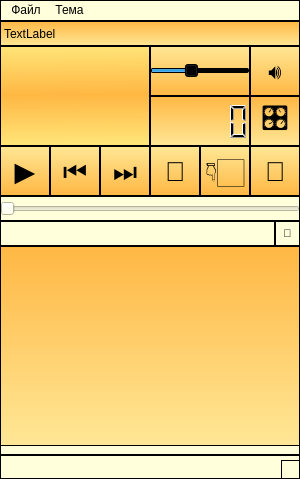
<?xml version="1.0" encoding="UTF-8"?>
<ui version="4.0">
 <class>MainWindow</class>
 <widget class="QMainWindow" name="MainWindow">
  <property name="windowModality">
   <enum>Qt::NonModal</enum>
  </property>
  <property name="geometry">
   <rect>
    <x>0</x>
    <y>0</y>
    <width>300</width>
    <height>479</height>
   </rect>
  </property>
  <property name="windowTitle">
   <string>SoundEnginePlayer (V2.0)</string>
  </property>
  <property name="statusTip">
   <string/>
  </property>
  <property name="whatsThis">
   <string/>
  </property>
  <property name="styleSheet">
   <string notr="true">border: 1px solid dark;
background-color:rgb(255, 255, 220)</string>
  </property>
  <property name="toolButtonStyle">
   <enum>Qt::ToolButtonIconOnly</enum>
  </property>
  <property name="tabShape">
   <enum>QTabWidget::Triangular</enum>
  </property>
  <property name="dockOptions">
   <set>QMainWindow::AllowTabbedDocks|QMainWindow::AnimatedDocks</set>
  </property>
  <widget class="QWidget" name="centralwidget">
   <property name="styleSheet">
    <string notr="true"/>
   </property>
   <widget class="QWidget" name="widget" native="true">
    <property name="geometry">
     <rect>
      <x>0</x>
      <y>25</y>
      <width>150</width>
      <height>100</height>
     </rect>
    </property>
    <property name="toolTip">
     <string>Графический эквалайзер</string>
    </property>
    <property name="styleSheet">
     <string notr="true">background-color: qlineargradient(spread:reflect, x1:0, y1:0, x2:0.005, y2:0.494, stop:0 rgba(255, 229, 121, 255), stop:1 rgb(255, 183, 67))</string>
    </property>
   </widget>
   <widget class="QLabel" name="label_track">
    <property name="geometry">
     <rect>
      <x>0</x>
      <y>0</y>
      <width>300</width>
      <height>25</height>
     </rect>
    </property>
    <property name="styleSheet">
     <string notr="true">background-color:qlineargradient(spread:pad, x1:0.517413, y1:0.994, x2:0.518, y2:0, stop:0 rgba(255, 231, 150, 255), stop:1 rgb(255, 183, 67))</string>
    </property>
    <property name="text">
     <string>TextLabel</string>
    </property>
   </widget>
   <widget class="QSlider" name="horizontalSlider_volume">
    <property name="geometry">
     <rect>
      <x>150</x>
      <y>25</y>
      <width>100</width>
      <height>50</height>
     </rect>
    </property>
    <property name="toolTip">
     <string>Изменение звука</string>
    </property>
    <property name="styleSheet">
     <string notr="true">background-color:qlineargradient(spread:pad, x1:0.517413, y1:0.994, x2:0.518, y2:0, stop:0 rgb(255, 183, 67), stop:1 rgba(255, 231, 150, 255))
</string>
    </property>
    <property name="maximum">
     <number>25</number>
    </property>
    <property name="value">
     <number>10</number>
    </property>
    <property name="orientation">
     <enum>Qt::Horizontal</enum>
    </property>
   </widget>
   <widget class="QPushButton" name="pushButton_mute">
    <property name="geometry">
     <rect>
      <x>250</x>
      <y>25</y>
      <width>50</width>
      <height>50</height>
     </rect>
    </property>
    <property name="font">
     <font>
      <pointsize>16</pointsize>
     </font>
    </property>
    <property name="toolTip">
     <string>Откл. звук</string>
    </property>
    <property name="styleSheet">
     <string notr="true">background-color:qlineargradient(spread:pad, x1:0.517413, y1:0.994, x2:0.518, y2:0, stop:0 rgb(255, 183, 67), stop:1 rgba(255, 231, 150, 255))
</string>
    </property>
    <property name="text">
     <string>🔊</string>
    </property>
   </widget>
   <widget class="QLCDNumber" name="lcdNumber">
    <property name="geometry">
     <rect>
      <x>150</x>
      <y>75</y>
      <width>100</width>
      <height>50</height>
     </rect>
    </property>
    <property name="toolTip">
     <string>Длина трека</string>
    </property>
    <property name="styleSheet">
     <string notr="true">background-color:qlineargradient(spread:pad, x1:0.517413, y1:0.994, x2:0.518, y2:0, stop:0 rgba(255, 231, 150, 255), stop:1 rgb(255, 183, 67))</string>
    </property>
   </widget>
   <widget class="QPushButton" name="pushButton_equalizer">
    <property name="geometry">
     <rect>
      <x>250</x>
      <y>75</y>
      <width>50</width>
      <height>50</height>
     </rect>
    </property>
    <property name="font">
     <font>
      <pointsize>20</pointsize>
     </font>
    </property>
    <property name="toolTip">
     <string>Эквалайзер</string>
    </property>
    <property name="styleSheet">
     <string notr="true">background-color:qlineargradient(spread:pad, x1:0.517413, y1:0.994, x2:0.518, y2:0, stop:0 rgba(255, 231, 150, 255), stop:1 rgb(255, 183, 67))</string>
    </property>
    <property name="text">
     <string>🎛️</string>
    </property>
   </widget>
   <widget class="QPushButton" name="pushButton_play">
    <property name="geometry">
     <rect>
      <x>0</x>
      <y>125</y>
      <width>50</width>
      <height>50</height>
     </rect>
    </property>
    <property name="font">
     <font>
      <pointsize>20</pointsize>
     </font>
    </property>
    <property name="toolTip">
     <string>Пауза/Продолжение</string>
    </property>
    <property name="styleSheet">
     <string notr="true">background-color:qlineargradient(spread:pad, x1:0.517413, y1:0.994, x2:0.518, y2:0, stop:0 rgb(255, 183, 67), stop:1 rgba(255, 231, 150, 255))
</string>
    </property>
    <property name="text">
     <string>▶</string>
    </property>
   </widget>
   <widget class="QPushButton" name="pushButton_prev">
    <property name="geometry">
     <rect>
      <x>50</x>
      <y>125</y>
      <width>50</width>
      <height>50</height>
     </rect>
    </property>
    <property name="font">
     <font>
      <pointsize>20</pointsize>
     </font>
    </property>
    <property name="toolTip">
     <string>Пред. Трек</string>
    </property>
    <property name="styleSheet">
     <string notr="true">background-color:qlineargradient(spread:pad, x1:0.517413, y1:0.994, x2:0.518, y2:0, stop:0 rgb(255, 183, 67), stop:1 rgba(255, 231, 150, 255))
</string>
    </property>
    <property name="text">
     <string>⏮</string>
    </property>
   </widget>
   <widget class="QPushButton" name="pushButton_next">
    <property name="geometry">
     <rect>
      <x>100</x>
      <y>125</y>
      <width>50</width>
      <height>50</height>
     </rect>
    </property>
    <property name="font">
     <font>
      <pointsize>20</pointsize>
     </font>
    </property>
    <property name="toolTip">
     <string>След. Трек</string>
    </property>
    <property name="styleSheet">
     <string notr="true">background-color:qlineargradient(spread:pad, x1:0.517413, y1:0.994, x2:0.518, y2:0, stop:0 rgb(255, 183, 67), stop:1 rgba(255, 231, 150, 255))
</string>
    </property>
    <property name="text">
     <string>⏭</string>
    </property>
   </widget>
   <widget class="QPushButton" name="pushButton_shuffle">
    <property name="geometry">
     <rect>
      <x>150</x>
      <y>125</y>
      <width>50</width>
      <height>50</height>
     </rect>
    </property>
    <property name="font">
     <font>
      <pointsize>20</pointsize>
     </font>
    </property>
    <property name="toolTip">
     <string>Перемешать</string>
    </property>
    <property name="styleSheet">
     <string notr="true">background-color:qlineargradient(spread:pad, x1:0.517413, y1:0.994, x2:0.518, y2:0, stop:0 rgb(255, 183, 67), stop:1 rgba(255, 231, 150, 255))
</string>
    </property>
    <property name="text">
     <string>🔀</string>
    </property>
   </widget>
   <widget class="QPushButton" name="pushButton_forth">
    <property name="geometry">
     <rect>
      <x>200</x>
      <y>125</y>
      <width>50</width>
      <height>50</height>
     </rect>
    </property>
    <property name="font">
     <font>
      <pointsize>20</pointsize>
     </font>
    </property>
    <property name="toolTip">
     <string>Порядок воспроизведения</string>
    </property>
    <property name="styleSheet">
     <string notr="true">background-color:qlineargradient(spread:pad, x1:0.517413, y1:0.994, x2:0.518, y2:0, stop:0 rgb(255, 183, 67), stop:1 rgba(255, 231, 150, 255))
</string>
    </property>
    <property name="text">
     <string>👇🏻</string>
    </property>
   </widget>
   <widget class="QPushButton" name="pushButton_expand_list">
    <property name="geometry">
     <rect>
      <x>250</x>
      <y>125</y>
      <width>50</width>
      <height>50</height>
     </rect>
    </property>
    <property name="font">
     <font>
      <pointsize>20</pointsize>
     </font>
    </property>
    <property name="toolTip">
     <string>Расширить</string>
    </property>
    <property name="styleSheet">
     <string notr="true">background-color:qlineargradient(spread:pad, x1:0.517413, y1:0.994, x2:0.518, y2:0, stop:0 rgb(255, 183, 67), stop:1 rgba(255, 231, 150, 255))
</string>
    </property>
    <property name="text">
     <string>🔽</string>
    </property>
   </widget>
   <widget class="QLineEdit" name="lineEdit_search">
    <property name="geometry">
     <rect>
      <x>0</x>
      <y>200</y>
      <width>275</width>
      <height>25</height>
     </rect>
    </property>
    <property name="toolTip">
     <string>Поле поиска трека</string>
    </property>
   </widget>
   <widget class="QPushButton" name="pushButton_search">
    <property name="geometry">
     <rect>
      <x>275</x>
      <y>200</y>
      <width>25</width>
      <height>25</height>
     </rect>
    </property>
    <property name="font">
     <font>
      <pointsize>8</pointsize>
     </font>
    </property>
    <property name="toolTip">
     <string>Поиск</string>
    </property>
    <property name="text">
     <string>🔎</string>
    </property>
   </widget>
   <widget class="QListWidget" name="listWidget">
    <property name="geometry">
     <rect>
      <x>0</x>
      <y>225</y>
      <width>300</width>
      <height>200</height>
     </rect>
    </property>
    <property name="toolTip">
     <string>Список треков</string>
    </property>
    <property name="styleSheet">
     <string notr="true">background-color:qlineargradient(spread:pad, x1:0.517413, y1:0.994, x2:0.518, y2:0, stop:0 rgba(255, 231, 150, 255), stop:1 rgb(255, 183, 67))</string>
    </property>
   </widget>
   <widget class="QSlider" name="horizontalSlider_track">
    <property name="geometry">
     <rect>
      <x>0</x>
      <y>175</y>
      <width>300</width>
      <height>25</height>
     </rect>
    </property>
    <property name="orientation">
     <enum>Qt::Horizontal</enum>
    </property>
   </widget>
  </widget>
  <widget class="QMenuBar" name="menubar">
   <property name="geometry">
    <rect>
     <x>0</x>
     <y>0</y>
     <width>300</width>
     <height>28</height>
    </rect>
   </property>
   <widget class="QMenu" name="menuFile">
    <property name="title">
     <string>Файл</string>
    </property>
    <addaction name="action_OpenFolder"/>
   </widget>
   <widget class="QMenu" name="menu">
    <property name="title">
     <string>Тема</string>
    </property>
   </widget>
   <addaction name="menuFile"/>
   <addaction name="menu"/>
  </widget>
  <widget class="QStatusBar" name="statusbar"/>
  <action name="action_OpenFolder">
   <property name="text">
    <string>Открыть папку</string>
   </property>
  </action>
 </widget>
 <resources/>
 <connections/>
</ui>
